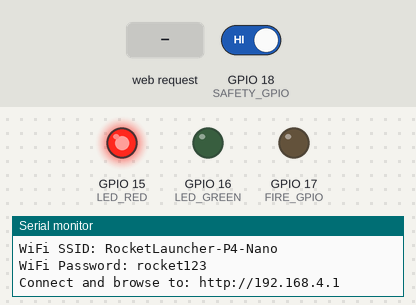
Recording of a sketch running on a simulated ESP32-C6. On the bench: output pins drawn as LEDs (lit = HIGH), the last lines printed to the serial monitor. The inputs (shaded band) are chosen by the test bench; at power-on: GPIO 18 (SAFETY_GPIO) HIGH. WiFi joins after 1.5 s; servers stay silent unless stated.

Above: at 3.2 s.
3.3 s: HTTP request GET /fire received
At 3.7 s:
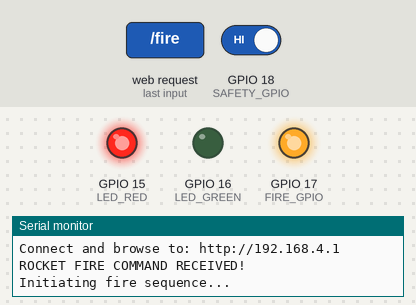
At 4.3 s:
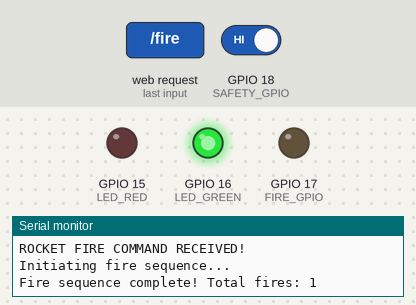
6.3 s: GPIO 18 (SAFETY_GPIO) driven LOW
Timing chart, 0 to 15.3 s (numbered marks = the images above; inputs shaded):
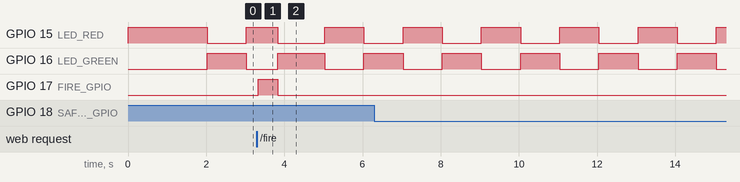

The sketch:

ESP32_P4_Nano_RocketLauncher.ino
```cpp
/*******************************************************************************
 * ESP32-P4-Nano Rocket Launcher - Arduino Version
 *
 * This version uses Arduino IDE for easier compilation and flashing
 * Based on Waveshare ESP32-P4-Nano documentation examples
 *
 * Hardware: Waveshare ESP32-P4-Nano
 * Board Selection: ESP32P4 DEV Module
 *
 * Features:
 * - WiFi Access Point (ESP32-C6 via SDIO)
 * - HTTP Web Server for control interface
 * - GPIO controls for LEDs and fire mechanism
 * - Safety systems and status monitoring
 ******************************************************************************/

#include <WiFi.h>
#include <WebServer.h>
#include <WiFiAP.h>

// Configuration
const char* ssid = "RocketLauncher-P4-Nano";
const char* password = "rocket123";

// GPIO Configuration for ESP32-P4-Nano
const int LED_RED = 15;
const int LED_GREEN = 16;
const int FIRE_GPIO = 17;
const int SAFETY_GPIO = 18;

// System status
struct SystemStatus {
  bool wifi_connected = false;
  bool safety_enabled = false;
  unsigned long boot_time = 0;
  unsigned long fire_count = 0;
} status;

WebServer server(80);

void setup() {
  Serial.begin(115200);
  Serial.println("ESP32-P4-Nano Rocket Launcher Starting...");

  status.boot_time = millis();

  // Initialize GPIO
  initGPIO();

  // Initialize WiFi
  initWiFi();

  // Start HTTP server
  initWebServer();

  Serial.println("System Ready!");
  Serial.printf("WiFi SSID: %s\n", ssid);
  Serial.printf("WiFi Password: %s\n", password);
  Serial.println("Connect and browse to: http://192.168.4.1");
}

void loop() {
  server.handleClient();

  // Update system status
  status.safety_enabled = digitalRead(SAFETY_GPIO);

  // Update status LEDs
  updateStatusLEDs();

  // Log status every 5 seconds
  static unsigned long lastLog = 0;
  if (millis() - lastLog > 5000) {
    logSystemStatus();
    lastLog = millis();
  }

  delay(100);
}

void initGPIO() {
  Serial.println("Initializing GPIO controls...");

  // Configure LED pins
  pinMode(LED_RED, OUTPUT);
  pinMode(LED_GREEN, OUTPUT);

  // Configure fire control
  pinMode(FIRE_GPIO, OUTPUT);

  // Configure safety input
  pinMode(SAFETY_GPIO, INPUT_PULLUP);

  // Initialize states
  digitalWrite(LED_RED, HIGH);   // Red LED on (not ready)
  digitalWrite(LED_GREEN, LOW);  // Green LED off
  digitalWrite(FIRE_GPIO, LOW);  // Fire control off

  Serial.println("GPIO initialization complete");
}

void initWiFi() {
  Serial.println("Initializing WiFi AP via ESP32-C6 SDIO...");

  // Configure Access Point
  WiFi.mode(WIFI_AP);
  WiFi.softAP(ssid, password);

  // Wait for AP to start
  delay(2000);

  IPAddress IP = WiFi.softAPIP();
  Serial.printf("AP IP address: %s\n", IP.toString().c_str());

  // Verify WiFi MAC to check ESP32-C6 communication
  String mac = WiFi.macAddress();
  Serial.printf("WiFi MAC Address: %s\n", mac.c_str());

  if (mac != "00:00:00:00:00:00") {
    status.wifi_connected = true;
    Serial.printf("WiFi AP '%s' started successfully\n", ssid);
  } else {
    Serial.println("WARNING: WiFi MAC shows all zeros - ESP32-C6 communication issue!");
    status.wifi_connected = false;
  }
}

void initWebServer() {
  Serial.println("Starting HTTP server...");

  // Status page
  server.on("/", handleRoot);

  // Fire rocket endpoint
  server.on("/fire", handleFire);

  // Status API endpoint
  server.on("/status", handleStatus);

  server.begin();
  Serial.println("HTTP server started on port 80");
}

void handleRoot() {
  String html = "<!DOCTYPE html>";
  html += "<html><head><title>ESP32-P4-Nano Rocket Launcher</title>";
  html += "<style>body{font-family:Arial;margin:40px}";
  html += ".status{background:#f0f0f0;padding:10px;margin:10px 0}";
  html += ".fire-btn{background:#ff4444;color:white;padding:20px;font-size:20px;border:none;cursor:pointer}";
  html += ".fire-btn:hover{background:#ff0000}</style></head>";
  html += "<body><h1>🚀 ESP32-P4-Nano Rocket Launcher</h1>";

  // System status
  html += "<div class='status'>";
  html += "<h3>System Status</h3>";
  html += "<p>WiFi: " + String(status.wifi_connected ? "Connected ✅" : "Disconnected ❌") + "</p>";
  html += "<p>Safety: " + String(status.safety_enabled ? "Enabled ✅" : "DISABLED ❌") + "</p>";
  html += "<p>MAC Address: " + WiFi.macAddress() + "</p>";
  html += "<p>Fire Count: " + String(status.fire_count) + "</p>";
  html += "<p>Uptime: " + String((millis() - status.boot_time) / 1000) + " seconds</p>";
  html += "</div>";

  // Fire control
  if (status.safety_enabled) {
    html += "<button class='fire-btn' onclick=\"location.href='/fire'\">🔥 FIRE ROCKET 🔥</button>";
  } else {
    html += "<p style='color:red;font-size:18px'>⚠️ Safety switch must be enabled to fire!</p>";
  }

  html += "<p><a href='/status'>JSON Status</a></p>";
  html += "</body></html>";

  server.send(200, "text/html", html);
}

void handleFire() {
  Serial.println("ROCKET FIRE COMMAND RECEIVED!");

  String response;

  // Safety check
  if (!status.safety_enabled) {
    Serial.println("FIRE ABORTED - Safety not enabled!");
    response = "FIRE ABORTED - Safety switch not enabled!";
    server.send(400, "text/plain", response);
    return;
  }

  // Fire sequence
  Serial.println("Initiating fire sequence...");
  digitalWrite(LED_RED, HIGH);
  digitalWrite(LED_GREEN, LOW);

  // Fire pulse
  digitalWrite(FIRE_GPIO, HIGH);
  delay(500); // 500ms fire pulse
  digitalWrite(FIRE_GPIO, LOW);

  status.fire_count++;

  // Status LEDs
  digitalWrite(LED_RED, LOW);
  digitalWrite(LED_GREEN, HIGH);

  Serial.printf("Fire sequence complete! Total fires: %lu\n", status.fire_count);

  response = "🚀 ROCKET FIRED SUCCESSFULLY! 🚀\n";
  response += "Fire count: " + String(status.fire_count);

  server.send(200, "text/plain", response);
}

void handleStatus() {
  String json = "{";
  json += "\"wifi_connected\":" + String(status.wifi_connected ? "true" : "false") + ",";
  json += "\"safety_enabled\":" + String(status.safety_enabled ? "true" : "false") + ",";
  json += "\"fire_count\":" + String(status.fire_count) + ",";
  json += "\"uptime_seconds\":" + String((millis() - status.boot_time) / 1000) + ",";
  json += "\"mac_address\":\"" + WiFi.macAddress() + "\",";
  json += "\"ip_address\":\"" + WiFi.softAPIP().toString() + "\"";
  json += "}";

  server.send(200, "application/json", json);
}

void updateStatusLEDs() {
  if (status.wifi_connected) {
    // System ready - green LED blink
    static unsigned long lastBlink = 0;
    static bool ledState = false;

    if (millis() - lastBlink > 1000) {
      ledState = !ledState;
      digitalWrite(LED_GREEN, ledState);
      digitalWrite(LED_RED, !ledState);
      lastBlink = millis();
    }
  } else {
    // System not ready - red LED solid
    digitalWrite(LED_RED, HIGH);
    digitalWrite(LED_GREEN, LOW);
  }
}

void logSystemStatus() {
  Serial.printf("Status - WiFi:%s Safety:%s Fires:%lu Uptime:%lu\n",
                status.wifi_connected ? "OK" : "FAIL",
                status.safety_enabled ? "ON" : "OFF",
                status.fire_count,
                (millis() - status.boot_time) / 1000);
}
```

Measured:
- after the input at 3.3 s, GPIO 17 (FIRE_GPIO): LOW → HIGH at once, → LOW 0.50 s later
- by itself, GPIO 15 (LED_RED), GPIO 16 (LED_GREEN): alternates HIGH for 1.0 s and LOW for 1.0 s
